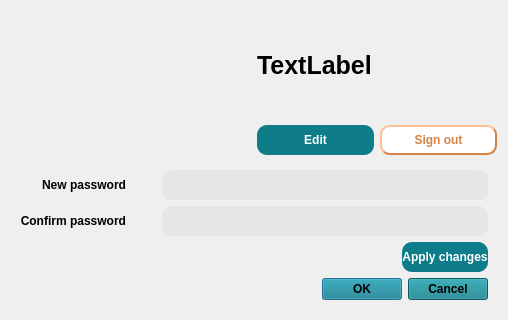
<?xml version="1.0" encoding="UTF-8"?>
<ui version="4.0">
 <class>AccountDialog</class>
 <widget class="QDialog" name="AccountDialog">
  <property name="geometry">
   <rect>
    <x>0</x>
    <y>0</y>
    <width>508</width>
    <height>320</height>
   </rect>
  </property>
  <property name="maximumSize">
   <size>
    <width>16777215</width>
    <height>320</height>
   </size>
  </property>
  <property name="windowTitle">
   <string>Dialog</string>
  </property>
  <property name="styleSheet">
   <string notr="true">font:bold;
</string>
  </property>
  <layout class="QGridLayout" name="gridLayout">
   <item row="0" column="0">
    <widget class="QLabel" name="label">
     <property name="maximumSize">
      <size>
       <width>16777215</width>
       <height>174</height>
      </size>
     </property>
     <property name="styleSheet">
      <string notr="true">
border-width:2px;</string>
     </property>
     <property name="text">
      <string/>
     </property>
    </widget>
   </item>
   <item row="0" column="1">
    <layout class="QVBoxLayout" name="verticalLayout_3">
     <item>
      <widget class="QLabel" name="userNameLabel">
       <property name="styleSheet">
        <string notr="true">font-size:25px;</string>
       </property>
       <property name="text">
        <string>TextLabel</string>
       </property>
      </widget>
     </item>
     <item>
      <layout class="QHBoxLayout" name="horizontalLayout_2">
       <item>
        <widget class="QPushButton" name="pushButton">
         <property name="minimumSize">
          <size>
           <width>0</width>
           <height>30</height>
          </size>
         </property>
         <property name="styleSheet">
          <string notr="true"> border-style: outset;
    border-width: 0px;
    border-radius: 10px;
background-color:#0F7C8A;
color:white;
</string>
         </property>
         <property name="text">
          <string>Edit</string>
         </property>
        </widget>
       </item>
       <item>
        <widget class="QPushButton" name="signOutPushButton">
         <property name="minimumSize">
          <size>
           <width>0</width>
           <height>30</height>
          </size>
         </property>
         <property name="styleSheet">
          <string notr="true"> border-style: outset;
    border-width: 2px;
    border-radius: 10px;
border-color:#D68243;
background-color:white;
color:#D68243;
</string>
         </property>
         <property name="text">
          <string>Sign out</string>
         </property>
        </widget>
       </item>
      </layout>
     </item>
    </layout>
   </item>
   <item row="1" column="0" colspan="2">
    <widget class="QWidget" name="widgetPass" native="true">
     <layout class="QVBoxLayout" name="verticalLayout_4">
      <item>
       <layout class="QHBoxLayout" name="horizontalLayout">
        <item>
         <layout class="QVBoxLayout" name="verticalLayout">
          <item>
           <widget class="QLabel" name="newPswdLabel">
            <property name="text">
             <string>New password</string>
            </property>
            <property name="alignment">
             <set>Qt::AlignRight|Qt::AlignTrailing|Qt::AlignVCenter</set>
            </property>
           </widget>
          </item>
          <item>
           <widget class="QLabel" name="newPswdLabel_2">
            <property name="text">
             <string>Confirm password</string>
            </property>
            <property name="alignment">
             <set>Qt::AlignRight|Qt::AlignTrailing|Qt::AlignVCenter</set>
            </property>
           </widget>
          </item>
         </layout>
        </item>
        <item>
         <spacer name="horizontalSpacer">
          <property name="orientation">
           <enum>Qt::Horizontal</enum>
          </property>
          <property name="sizeType">
           <enum>QSizePolicy::Minimum</enum>
          </property>
          <property name="sizeHint" stdset="0">
           <size>
            <width>30</width>
            <height>20</height>
           </size>
          </property>
         </spacer>
        </item>
        <item>
         <layout class="QVBoxLayout" name="verticalLayout_2">
          <item>
           <widget class="QLineEdit" name="pswdLineEdit">
            <property name="minimumSize">
             <size>
              <width>0</width>
              <height>30</height>
             </size>
            </property>
            <property name="styleSheet">
             <string notr="true"> border-style: outset;
    border-width: 0px;
    border-radius: 10px;
background-color: #e6e6e6;</string>
            </property>
           </widget>
          </item>
          <item>
           <widget class="QLineEdit" name="pswdLineEdit_2">
            <property name="minimumSize">
             <size>
              <width>0</width>
              <height>30</height>
             </size>
            </property>
            <property name="styleSheet">
             <string notr="true"> border-style: outset;
    border-width: 0px;
    border-radius: 10px;
background-color: #e6e6e6;</string>
            </property>
           </widget>
          </item>
         </layout>
        </item>
       </layout>
      </item>
      <item>
       <layout class="QHBoxLayout" name="horizontalLayout_3">
        <item>
         <spacer name="horizontalSpacer_3">
          <property name="orientation">
           <enum>Qt::Horizontal</enum>
          </property>
          <property name="sizeHint" stdset="0">
           <size>
            <width>280</width>
            <height>20</height>
           </size>
          </property>
         </spacer>
        </item>
        <item>
         <widget class="QPushButton" name="pushButton_2">
          <property name="sizePolicy">
           <sizepolicy hsizetype="Minimum" vsizetype="Fixed">
            <horstretch>0</horstretch>
            <verstretch>0</verstretch>
           </sizepolicy>
          </property>
          <property name="minimumSize">
           <size>
            <width>50</width>
            <height>30</height>
           </size>
          </property>
          <property name="maximumSize">
           <size>
            <width>157</width>
            <height>16777215</height>
           </size>
          </property>
          <property name="styleSheet">
           <string notr="true"> border-style: outset;
    border-width: 0px;
    border-radius: 10px;
background-color:#0F7C8A;
color:white;
</string>
          </property>
          <property name="text">
           <string>Apply changes</string>
          </property>
         </widget>
        </item>
       </layout>
      </item>
      <item>
       <widget class="QDialogButtonBox" name="buttonBox">
        <property name="styleSheet">
         <string notr="true">
background-color:#0F7C8A;

</string>
        </property>
        <property name="orientation">
         <enum>Qt::Horizontal</enum>
        </property>
        <property name="standardButtons">
         <set>QDialogButtonBox::Cancel|QDialogButtonBox::Ok</set>
        </property>
       </widget>
      </item>
     </layout>
    </widget>
   </item>
  </layout>
 </widget>
 <resources/>
 <connections>
  <connection>
   <sender>buttonBox</sender>
   <signal>accepted()</signal>
   <receiver>AccountDialog</receiver>
   <slot>accept()</slot>
   <hints>
    <hint type="sourcelabel">
     <x>248</x>
     <y>254</y>
    </hint>
    <hint type="destinationlabel">
     <x>157</x>
     <y>274</y>
    </hint>
   </hints>
  </connection>
  <connection>
   <sender>buttonBox</sender>
   <signal>rejected()</signal>
   <receiver>AccountDialog</receiver>
   <slot>reject()</slot>
   <hints>
    <hint type="sourcelabel">
     <x>316</x>
     <y>260</y>
    </hint>
    <hint type="destinationlabel">
     <x>286</x>
     <y>274</y>
    </hint>
   </hints>
  </connection>
 </connections>
</ui>
